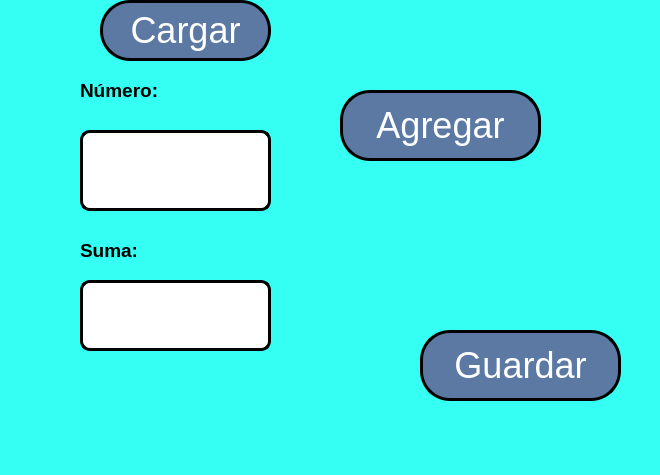
<?xml version="1.0" encoding="UTF-8"?>
<ui version="4.0">
 <class>MainWindow</class>
 <widget class="QMainWindow" name="MainWindow">
  <property name="geometry">
   <rect>
    <x>0</x>
    <y>0</y>
    <width>660</width>
    <height>475</height>
   </rect>
  </property>
  <property name="font">
   <font>
    <pointsize>22</pointsize>
    <weight>75</weight>
    <bold>true</bold>
   </font>
  </property>
  <property name="windowTitle">
   <string>MainWindow</string>
  </property>
  <property name="styleSheet">
   <string notr="true">background: rgb(53, 255, 242)</string>
  </property>
  <widget class="QWidget" name="centralwidget">
   <widget class="QPushButton" name="btn_agregar">
    <property name="geometry">
     <rect>
      <x>340</x>
      <y>90</y>
      <width>201</width>
      <height>71</height>
     </rect>
    </property>
    <property name="font">
     <font>
      <pointsize>27</pointsize>
     </font>
    </property>
    <property name="styleSheet">
     <string notr="true">background-color: rgb(91,121,163);
color: rgb(255, 255, 255);
border-radius: 30px;
border: 3px solid black</string>
    </property>
    <property name="text">
     <string>Agregar</string>
    </property>
   </widget>
   <widget class="QLabel" name="label">
    <property name="geometry">
     <rect>
      <x>80</x>
      <y>60</y>
      <width>161</width>
      <height>61</height>
     </rect>
    </property>
    <property name="font">
     <font>
      <pointsize>14</pointsize>
     </font>
    </property>
    <property name="text">
     <string>&lt;html&gt;&lt;head/&gt;&lt;body&gt;&lt;p&gt;&lt;span style=&quot; font-weight:600;&quot;&gt;Número:&lt;/span&gt;&lt;/p&gt;&lt;/body&gt;&lt;/html&gt;</string>
    </property>
   </widget>
   <widget class="QLineEdit" name="txt_numero">
    <property name="geometry">
     <rect>
      <x>80</x>
      <y>130</y>
      <width>191</width>
      <height>81</height>
     </rect>
    </property>
    <property name="font">
     <font>
      <pointsize>26</pointsize>
     </font>
    </property>
    <property name="styleSheet">
     <string notr="true">background-color: rgb(255, 255, 255);
border-radius: 10px;
border: 3px solid black</string>
    </property>
    <property name="text">
     <string/>
    </property>
    <property name="alignment">
     <set>Qt::AlignCenter</set>
    </property>
   </widget>
   <widget class="QLabel" name="label_2">
    <property name="geometry">
     <rect>
      <x>80</x>
      <y>220</y>
      <width>181</width>
      <height>61</height>
     </rect>
    </property>
    <property name="text">
     <string>&lt;html&gt;&lt;head/&gt;&lt;body&gt;&lt;p&gt;&lt;span style=&quot; font-size:14pt; font-weight:600;&quot;&gt;Suma:&lt;/span&gt;&lt;/p&gt;&lt;/body&gt;&lt;/html&gt;</string>
    </property>
   </widget>
   <widget class="QLineEdit" name="txt_suma">
    <property name="geometry">
     <rect>
      <x>80</x>
      <y>280</y>
      <width>191</width>
      <height>71</height>
     </rect>
    </property>
    <property name="font">
     <font>
      <pointsize>26</pointsize>
     </font>
    </property>
    <property name="styleSheet">
     <string notr="true">background-color: rgb(255, 255, 255);
border-radius: 10px;
border: 3px solid black</string>
    </property>
    <property name="text">
     <string/>
    </property>
    <property name="alignment">
     <set>Qt::AlignCenter</set>
    </property>
   </widget>
   <widget class="QPushButton" name="btn_guardar">
    <property name="geometry">
     <rect>
      <x>420</x>
      <y>330</y>
      <width>201</width>
      <height>71</height>
     </rect>
    </property>
    <property name="font">
     <font>
      <pointsize>27</pointsize>
     </font>
    </property>
    <property name="styleSheet">
     <string notr="true">background-color: rgb(91,121,163);
color: rgb(255, 255, 255);
border-radius: 30px;
border: 3px solid black</string>
    </property>
    <property name="text">
     <string>Guardar</string>
    </property>
   </widget>
   <widget class="QPushButton" name="btn_cargar">
    <property name="geometry">
     <rect>
      <x>100</x>
      <y>0</y>
      <width>171</width>
      <height>61</height>
     </rect>
    </property>
    <property name="font">
     <font>
      <pointsize>27</pointsize>
     </font>
    </property>
    <property name="styleSheet">
     <string notr="true">background-color: rgb(91,121,163);
color: rgb(255, 255, 255);
border-radius: 30px;
border: 3px solid black</string>
    </property>
    <property name="text">
     <string>Cargar</string>
    </property>
   </widget>
  </widget>
  <widget class="QMenuBar" name="menubar">
   <property name="geometry">
    <rect>
     <x>0</x>
     <y>0</y>
     <width>660</width>
     <height>26</height>
    </rect>
   </property>
  </widget>
  <widget class="QStatusBar" name="statusbar"/>
 </widget>
 <resources/>
 <connections/>
</ui>
